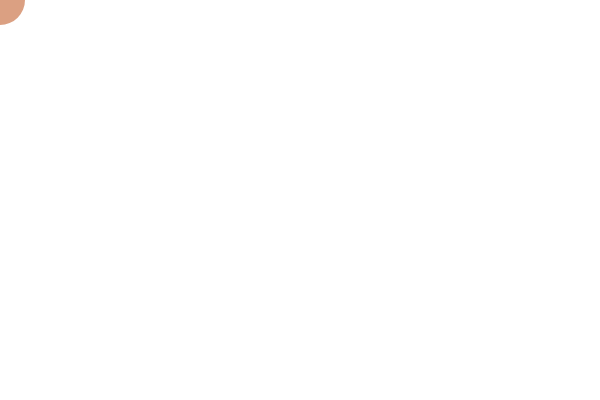
Frame 1 (no input)
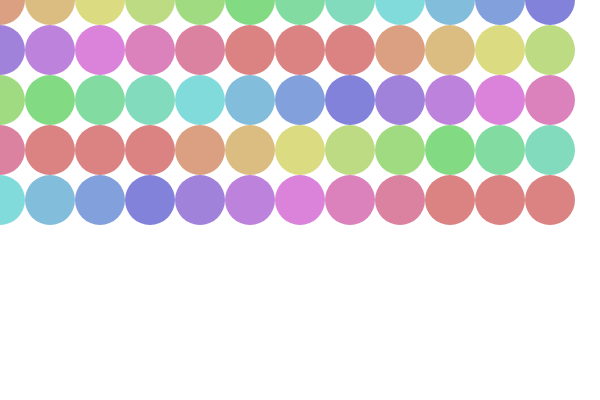
Frame 60 (no input)
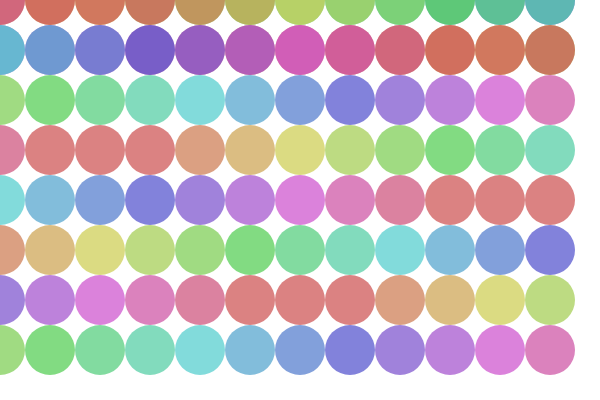
Frame 120 (the mouse pressed at the canvas centre since frame 60)

The p5.js sketch that drew these frames (run headless with seeded random() and noise() and a simulated clock; from frame 60 on, the mouse is pressed at the canvas centre):

// p5.js sketch
// ── sketch.js
let hue;
const a_size = 50;
const a_alpha = 255;

function setup() {
  createCanvas(600, 400);
  hue = 0;
  frameRate(30);
}

function draw() {
  // background(220);

  if (hue > 360) {
    hue = 0;
  } else {
    hue = hue + 20;
  }
  colorMode(HSL, 360);
  noStroke();
  fill(hue, 200, 200, a_alpha);
  const max_x = floor(width / a_size);
  const max_y = floor(height / a_size);
  const nframe = frameCount-1;
  const a_x = nframe % max_x;
  const a_y = floor(nframe / max_x) % max_y;
  circle(a_x * a_size, a_y * a_size, a_size);

  // fill(255);
  // rect(0, height - 20, width, 20);
  // fill(0)
  // text(frameCount + ' ' + a_x + ' ' + a_y, 5, height - 5);
}
